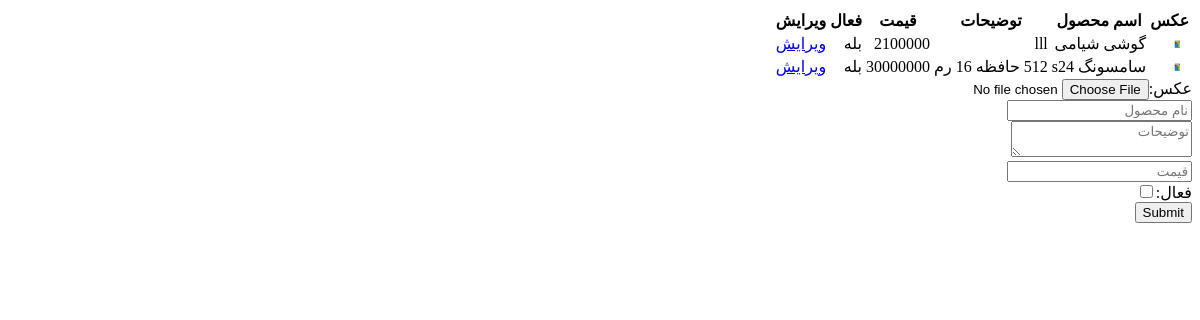
Before: /admin/dashboard/products (signed in) with the older database file.
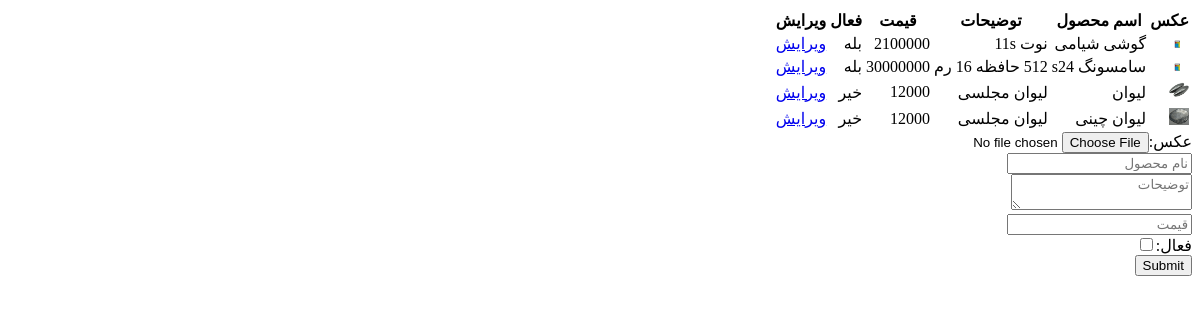
After: the same page with the newer database file.
### models/product.py (models this page shows)
class Product(db.Model):
    __tablename__="products"
    id =Column(Integer,primary_key=true,index=true)
    name =Column(String,unique=true,nullable=false,index=true)
    description =Column(String,nullable=false,index=true)
    price =Column(Integer,nullable=false,index=true)
    active =Column(Integer,nullable=false,index=true)

### blueprints/admin.py (the view, shortened to what this page needs)
@app.route('/admin/dashboard/products',methods=["POST","GET"])
def products():
    if request.method=="GET":
        products=Product.query.all()
        return render_template("admin/products.html",products=products)

### blueprints/admin.py (called while the page is built)
@app.before_request
def before_request():
    if session.get("admin_login",None)==None and request.endpoint != "admin.login":
        abort(403)

### templates/admin/products.html (shortened to what this page needs)
{% extends 'base.html' %}
{% block body %}
<table>
    <tr>
        <th>عکس</th>
        <th>اسم محصول</th>
        <th>توضیحات</th>
        <th>قیمت</th>
        <th>فعال</th>
        <th>ویرایش</th>
    </tr>
    {% for p in products %}
    <tr>
        <td><img style="width: 20px;" src="/static/cover/{{p.id}}.jpg" alt=""></td>
        <td>{{p.name}}</td>
        <td>{{p.description}}</td>
        <td>{{p.price}}</td>
        <td>{{"بله" if p.active==1 else "خیر"}}</td>
        <td><a href="/admin/dashboard/edit-product/{{p.id}}">ویرایش</a></td>
    </tr>
    {% endfor %}
</table>
<form action="#" method="post" enctype="multipart/form-data">
    <label for="">عکس:</label><input type="file" name="cover"><br>
    <input type="text" name="name" placeholder="نام محصول"><br>
    <textarea name="description" placeholder="توضیحات"></textarea><br>
    <input type="number" name="price" placeholder="قیمت"><br>
    <label for="">فعال:</label><input type="checkbox" value="1" name="active"><br>
    <input type="submit">
</form>
{% endblock %}

Changed rows visible on the page:
changed Product "گوشی شیامی": description "lll" → "نوت 11s"
added Product: shows a picture, name "لیوان", description "لیوان مجلسی", price "12000", active "خیر"
added Product: shows a picture, name "لیوان چینی", description "لیوان مجلسی", price "12000", active "خیر"
